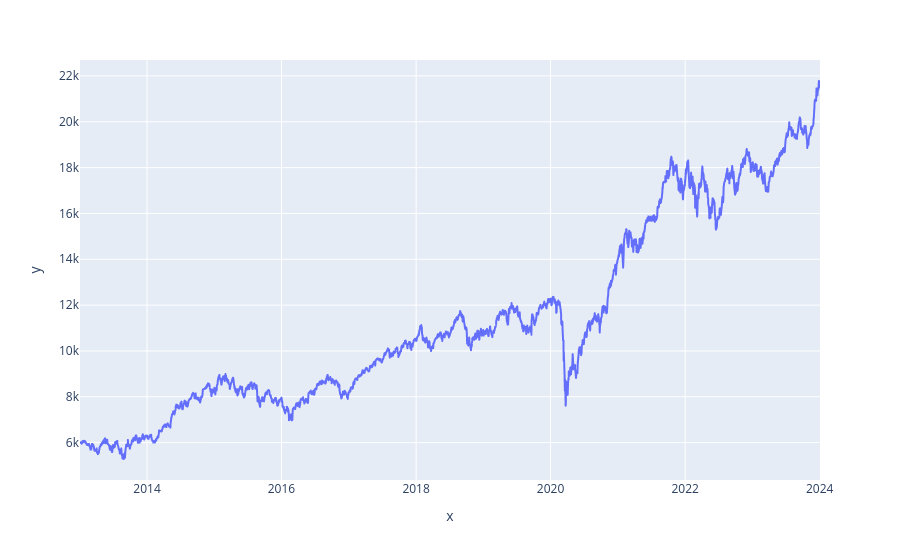

Write notebook code for a chart like this one.
### Code cell
px.line(x=joined_df["Date"],y=joined_df["Close"])

### Figure 1 — Plotly figure (JSON) as saved in the notebook; plotly's stock layout.template omitted (floating-point values rounded to 4 significant figures; data arrays with more than 128 entries replaced by an {"elided": "..."} marker saying what was removed)
{"data": [{"hovertemplate": "x=%{x}<br>y=%{y}<extra></extra>", "legendgroup": "", "line": {"color": "#636efa", "dash": "solid"}, "marker": {"symbol": "circle"}, "mode": "lines", "name": "", "showlegend": false, "type": "scattergl", "x": {"elided": "2724 str values"}, "xaxis": "x", "y": {"elided": "2724 float values"}, "yaxis": "y"}], "layout": {"autosize": true, "legend": {"tracegroupgap": 0}, "margin": {"t": 60}, "xaxis": {"anchor": "y", "autorange": true, "domain": [0, 1], "range": ["2013-01-02", "2024-01-03"], "title": {"text": "x"}, "type": "date"}, "yaxis": {"anchor": "x", "autorange": true, "domain": [0, 1], "range": [4369.0, 22700.0], "title": {"text": "y"}, "type": "linear"}}}
